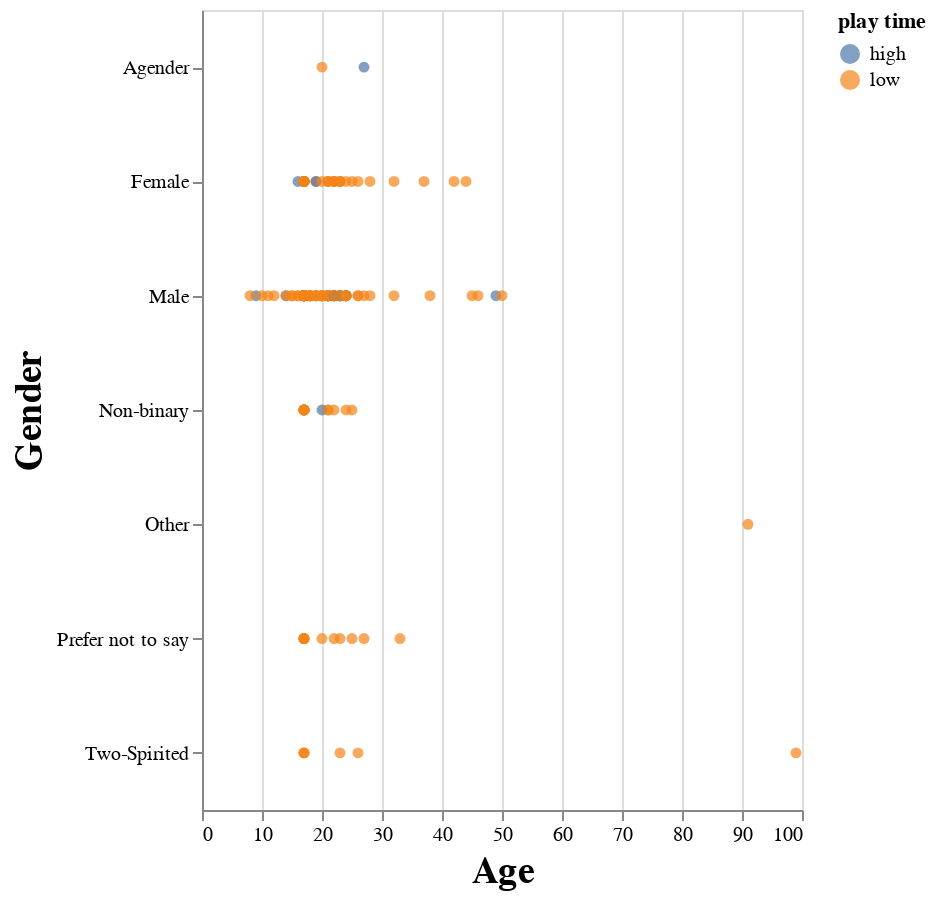

Notebook code for this chart:
### Markdown cell above
### Overview of Age, Gender, and Play Time ###

### Code cell
plot = alt.Chart(player_data).mark_circle().encode(
    x=alt.X("age")
        .title(["Age"]),
    y=alt.Y("gender")
        .title(["Gender"]),
    color=alt.Color("play_time")
        .title("play time")
).configure_axis(titleFontSize=19).properties(height=400,width=300)
plot

### Figure 1 — Vega-Lite specification as saved in the notebook (floating-point values rounded to 4 significant figures; data arrays with more than 128 entries replaced by an {"elided": "..."} marker saying what was removed)
{"config": {"view": {"continuousWidth": 300, "continuousHeight": 300}, "axis": {"titleFontSize": 19}}, "data": {"name": "data-673ac0e893480839d2a6a0a89500734b"}, "mark": {"type": "circle"}, "encoding": {"color": {"field": "play_time", "title": "play time", "type": "nominal"}, "x": {"field": "age", "title": ["Age"], "type": "quantitative"}, "y": {"field": "gender", "title": ["Gender"], "type": "nominal"}}, "height": 400, "width": 300, "$schema": "https://vega.github.io/schema/vega-lite/v5.20.1.json", "datasets": {"data-673ac0e893480839d2a6a0a89500734b": {"elided": "196 records"}}}
